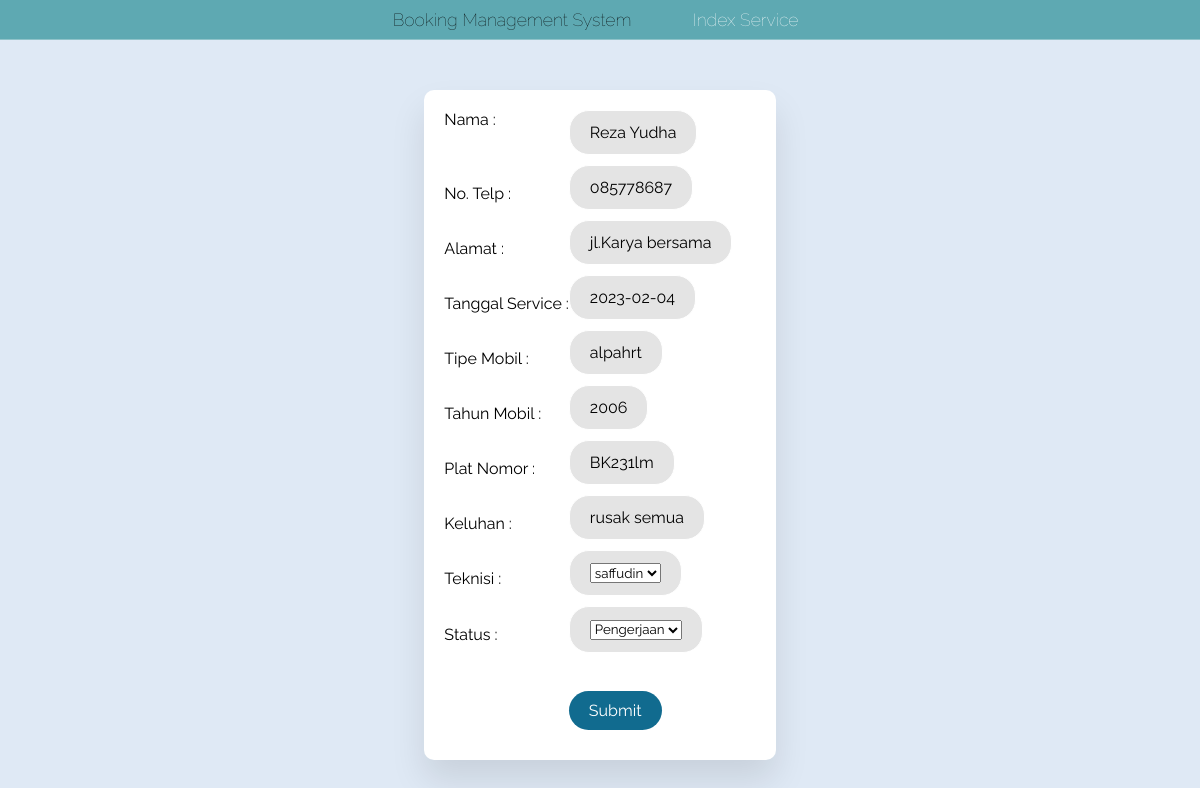
Page /BookingEditMS.php?id=1 (signed in) on the committed database.
### tables this page shows
CREATE TABLE `listservis` (
  `Nama` varchar(50) NOT NULL,
  `Alamat` text NOT NULL,
  `Telp` varchar(50) NOT NULL,
  `TanggalService` date NOT NULL,
  `TipeMobil` varchar(50) NOT NULL,
  `TahunMobil` int(11) NOT NULL,
  `PlatMobil` varchar(50) NOT NULL,
  `Keluhan` text NOT NULL,
  `Teknisi` varchar(50) DEFAULT NULL,
  `ID` int(11) NOT NULL,
  `Status` varchar(255) NOT NULL DEFAULT 'Proses'
);

### BookingEditMS.php (the view, shortened to what this page needs)
<?php include("config.php"); ?>
<!DOCTYPE html>
<html>
<head>
		<link rel="stylesheet" href="Style.css">
    </head>
    <body>
	<header class = "main-header">
        <nav class= "nav main-nav">
            <ul><li>Booking Management System</li>
                <li><a href="IndexServisMS.php">Index Service</a></li>
			</ul>
		</nav>
</header>
        <div class="wrapper">
    <?php
    $id = $_GET['id'];
    $sql = "SELECT * FROM `listservis` WHERE ID = $id";
    $query = mysqli_query($db, $sql);
    $data = mysqli_fetch_array($query);
    ?>
        <form class="form" action="BookingEditMSProses.php" method="GET">
        Nama :
            <label><?php echo $data['Nama'];?></label>
        <br>
        No. Telp :
            <label><?php echo $data['Telp'];?></label>
            <br>
        Alamat :
        <label><?php echo $data['Alamat'];?></label>
            <br>
        Tanggal Service :
        <label><?php echo date($data['TanggalService']); ?></label>
            <br>
        Tipe Mobil :
        <label><?php echo $data['TipeMobil'];?></label>
            <br>
        Tahun Mobil :
        <label><?php echo $data['TahunMobil'];?></label>
             <br>
        Plat Nomor :
        <label> <?php echo $data['PlatMobil'];?></label>
            <br>
        Keluhan :
        <label> <?php echo $data['Keluhan'];?></label>
        <br>
        Teknisi :
        <label><select name="Teknisi">
								<option selected value="<?php echo $data['Teknisi'];?>"><?php echo $data['Teknisi'];?></option>
                                </select></label>
           <br>
           Status :
           <label> <select name="Status">
								<option selected value="<?php echo $data['Status'];?>"><?php echo $data['Status'];?></option>
                                </select></label>
           <br>
            <input class="tombol" value="Submit" type="submit" id="bt" />
        </form>
        </div>
</body>
</html>

### Style.css (style rules this page uses)
* { margin:0; padding: 0; font-family: Raleway; box-sizing: border-box; }
body { background-color: #dfe9f5; }
.wrapper { max-width: 900px; width: fit-content; padding: 2rem, 1rem; margin:50px auto; background-color:white; border-radius: 10px; text-align: left; box-shadow: 0 20px 35px rgba(0, 0, 0, 0.1); }
.form { padding: 20px; display: grid; grid-template-columns: 2fr 3fr; }
form input { width:fit-content ; outline: none; border:1px solid #fff; margin-bottom: 1.2rem; padding: 12px 20px; margin-bottom: 10px; border-radius: 20px; background: #e4e4e4; text-align: left; }
form label { width:fit-content ; outline: none; border:1px solid #fff; margin-bottom: 1.2rem; padding: 12px 20px; margin-bottom: 10px; border-radius: 20px; background: #e4e4e4; text-align: left; }
.tombol { font-size: 1rem; margin-top: 1.8rem; padding:10px 20px; border-radius: 20px; outline:none; border: none; width:fit-content; color: #fff; background-color: rgb(17, 107, 143); cursor: pointer; }
.nav ul { margin: 0; }
.nav li { display: inline-block; }
.nav a { display: inline-block; padding: .5em; color: white; text-decoration: none; }
.main-nav { text-align: center; font-size: 1.1em; font-weight: lighter; border-bottom: 1px solid rgba(255, 255, 255, .3) }
.main-nav li { padding: 0 2%; }
.main-header { background-color :#5ea9b2; background-repeat : no-repeat; background-size : contain; background-position:center; }
a { text-decoration: none; color: #2962ff; }

### rows in the picture
listservis: Nama "Reza Yudha", Telp "085778687", Alamat "jl.Karya bersama", TanggalService "2023-02-04", TipeMobil "alpahrt", TahunMobil "2006", PlatMobil "BK231lm", Keluhan "rusak semua", Teknisi "saffudin", Status "Pengerjaan"
